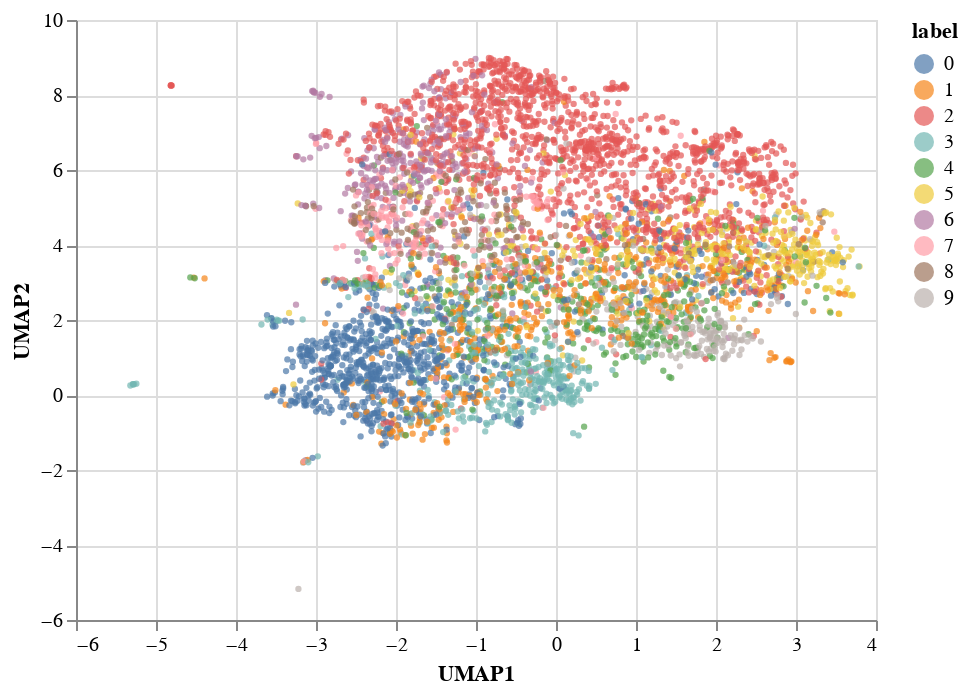

Write notebook code for a chart like this one.
### Code cell
alt.Chart(vis_df).mark_circle(size=10).encode(
    x='UMAP1:Q',
    y='UMAP2:Q',
    color='label:N',
    tooltip=['id', 'label', 'title']
).interactive()

### Figure 1 — Vega-Lite specification as saved in the notebook (floating-point values rounded to 4 significant figures; data arrays with more than 128 entries replaced by an {"elided": "..."} marker saying what was removed)
{"config": {"view": {"continuousWidth": 400, "continuousHeight": 300}}, "data": {"name": "data-7912e6194535c89593e1403158409e1a"}, "mark": {"type": "circle", "size": 10}, "encoding": {"color": {"field": "label", "type": "nominal"}, "tooltip": [{"field": "id", "type": "quantitative"}, {"field": "label", "type": "quantitative"}, {"field": "title", "type": "nominal"}], "x": {"field": "UMAP1", "type": "quantitative"}, "y": {"field": "UMAP2", "type": "quantitative"}}, "selection": {"selector001": {"type": "interval", "bind": "scales", "encodings": ["x", "y"]}}, "$schema": "https://vega.github.io/schema/vega-lite/v4.17.0.json", "datasets": {"data-7912e6194535c89593e1403158409e1a": {"elided": "5000 records"}}}
